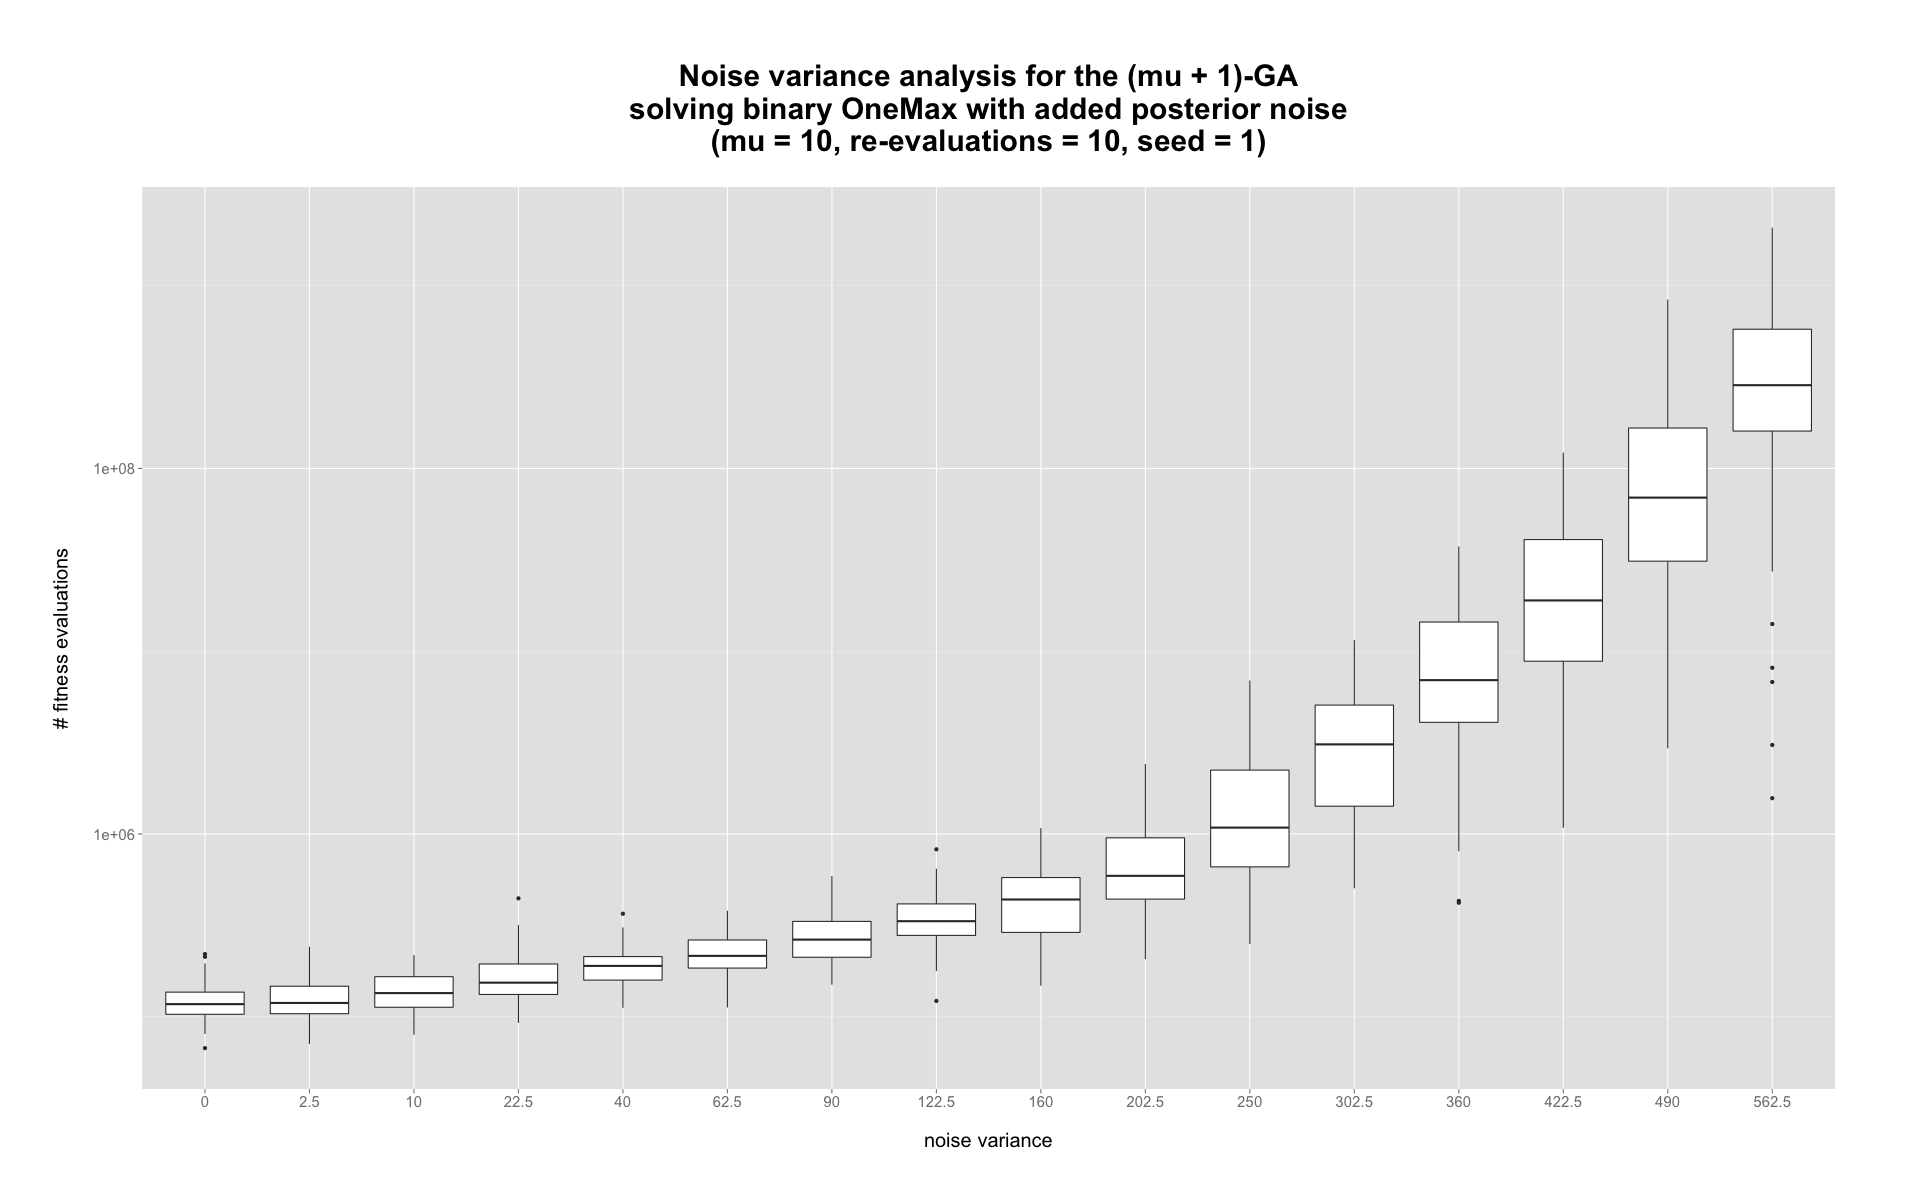

Recreate this plot in R.
#load libraries

library("ggplot2")
library("scales")
library("grid")

#parameters

min = 3
center = 10
max = 1

step = 1
length = 100

#import and clean data

data <- read.csv(file = "Variance_Analysis/GA_variance_analysis.txt", header = TRUE, sep = " ", skip = 14)
dataPlot <- data
dataPlot$SIGMA <- round(dataPlot$SIGMA^2, 2)
dataPlot$SIGMA <- as.factor(dataPlot$SIGMA)
rm(data)

#generate plot

scientific_10 <- function(x) {
  parse(text=gsub("e", " %*% 10^", scientific_format()(x)))
}

png("Variance_Analysis/GA_variance_analysis.png", width = 1920, height = 1200, units = "px")
g <- NA
g <- qplot(x = SIGMA, y = N_FITNESS_EVALUATIONS, data = dataPlot, geom="boxplot") 
g <- g + theme(plot.margin = unit(c(1,3,1, 1), "cm"))
g <- g + xlab("\nnoise variance\n")
g <- g + scale_y_log10("\n# fitness evaluations\n")
g <- g + ggtitle("\nNoise variance analysis for the (mu + 1)-GA\nsolving binary OneMax with added posterior noise\n(mu = 10, re-evaluations = 10, seed = 1)\n")
g <- g + theme(plot.title = element_text(face="bold", size=30)) 
g <- g + theme(axis.title = element_text(size=20))
g <- g + theme(axis.text.x = element_text(size=15))
g <- g + theme(axis.text.y = element_text(size=15))
g
dev.off()

#clean-up

rm(center)
rm(dataPlot)
rm(g)
rm(length)
rm(max)
rm(min)
rm(scientific_10)
rm(step)